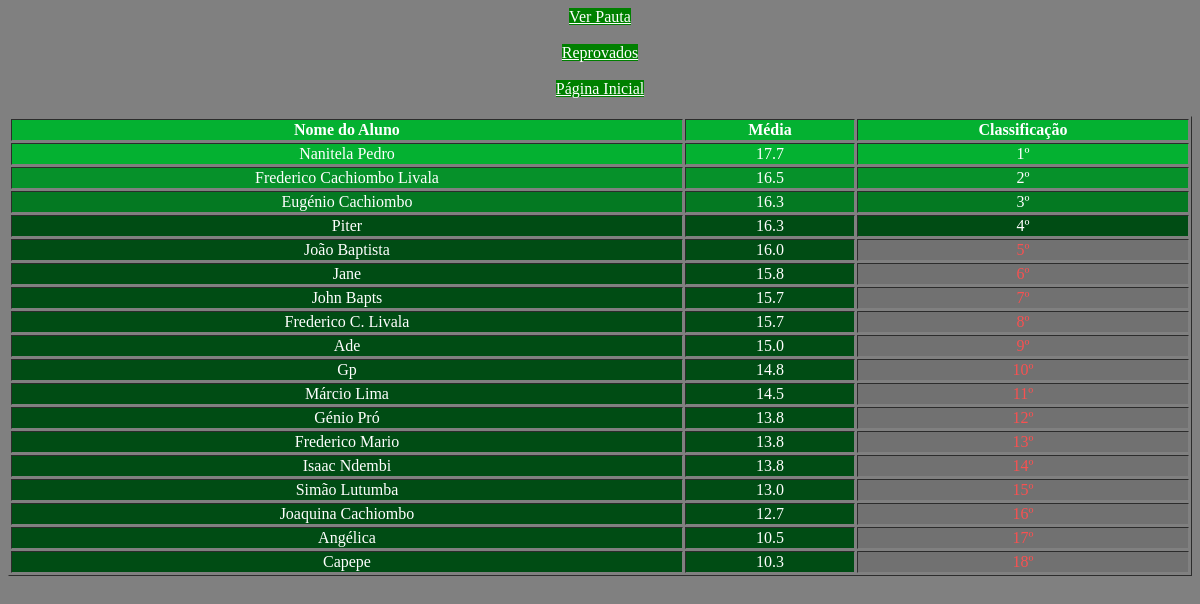
/Inicio/VerMelhor.php, run on the app's committed database.
### tables this page shows
CREATE TABLE `media` (
  `idMedia` int(11) NOT NULL,
  `nomeAluno` varchar(50) DEFAULT NULL,
  `mediaAluno` varchar(50) DEFAULT NULL
);

### Inicio/VerMelhor.php (the view, shortened to what this page needs)
<!DOCTYPE html>
<html lang="pt-br">
<head>
</head>
<body>
	<center>
	<a href="Verpauta.php" style="background: green; color: white;">Ver Pauta </a>
	</center> <br>
	<center>
	<a href="Reprovados.php" style="background: green; color: white;">Reprovados </a>
	</center> <br>
	<center>
	<a  href="Página Inicial.php" style="background: green; color: white;">
	Página Inicial
	</a>
	</center><br>
		<?php
		$con = getConexao();
		$sql = "select * from media where mediaAluno >= 9.5 order by mediaAluno desc";
		$stmt = $con->prepare($sql);
		$stmt->execute();
		$result = $stmt->fetchAll();
		$cont = 0;
		?>
		<table border="1" align="center">
				<tr id="cab">
				<th> Nome do Aluno </th>
				<th> Média </th>
				<th> Classificação </th>
				</tr>
	<?php	foreach ($result as $value) { ?>
		<tr>
		<?php $cont = $cont + 1;
		if ($cont == 1) {?>
			<td id="posinota"> <?php echo $value["nomeAluno"]?> </td>
			<td id="posinota"> <?php echo number_format($value["mediaAluno"], 1)?> </td>
			<td id="posinota"> <?php echo $cont."º"; ?></td>
	<?php	} elseif ($cont == 2) {?>
			<td id="posinota2"> <?php echo $value["nomeAluno"]?> </td>
			<td id="posinota2"> <?php echo number_format($value["mediaAluno"], 1)?> </td>
			<td id="posinota2"> <?php echo $cont."º"; ?></td>
<?php	} elseif ($cont == 3) {?>
	<td id="posinota3"> <?php echo $value["nomeAluno"]?> </td>
			<td id="posinota3"> <?php echo number_format($value["mediaAluno"], 1)?> </td>
			<td id="posinota3"> <?php echo $cont."º"; ?></td>
<?php	} elseif ($cont == 4) {?>
			<td id="posinota4"> <?php echo $value["nomeAluno"]?> </td>
			<td id="posinota4"> <?php echo number_format($value["mediaAluno"], 1)?> </td>
			<td id="posinota4"> <?php echo $cont."º"; ?></td>
<?php	} else {?>
			<td id="posinota4"> <?php echo $value["nomeAluno"]?> </td>
			<td id="posinota4"> <?php echo number_format($value["mediaAluno"], 1)?> </td>
			<td id="neganota"> <?php echo $cont."º"; ?></td>
<?php	}
		?>
		</tr>
	<?php
		}?>
</body>
</html>

### Inicio/VerMelhor.php (style rules this page uses)
table { width: 100%; text-align: center; }
body { color: white; background: gray; }
th { background: #04b131; }
td { background: #717171; }
#posinota { background: #04b131; color: white; }
#posinota2 { background: #06912a; color: white; }
#posinota3 { background: #047922; color: white; }
#posinota4 { background: #004c14; color: white; }
#neganota { background: #717171; color: #f85151; }

### data on the page
media: nomeAluno "Nanitela Pedro", mediaAluno "17.7"
media: nomeAluno "Frederico Cachiombo Livala", mediaAluno "16.5"
media: nomeAluno "Eugénio Cachiombo", mediaAluno "16.3"
media: nomeAluno "Piter", mediaAluno "16.3"
media: nomeAluno "João Baptista", mediaAluno "16.0"
media: nomeAluno "Jane", mediaAluno "15.8"
media: nomeAluno "John Bapts", mediaAluno "15.7"
media: nomeAluno "Frederico C. Livala", mediaAluno "15.7"
media: nomeAluno "Ade", mediaAluno "15.0"
media: nomeAluno "Gp", mediaAluno "14.8"
media: nomeAluno "Márcio Lima", mediaAluno "14.5"
media: nomeAluno "Génio Pró", mediaAluno "13.8"
media: nomeAluno "Frederico Mario", mediaAluno "13.8"
media: nomeAluno "Isaac Ndembi", mediaAluno "13.8"
media: nomeAluno "Simão Lutumba", mediaAluno "13.0"
media: nomeAluno "Joaquina Cachiombo", mediaAluno "12.7"
media: nomeAluno "Angélica", mediaAluno "10.5"
media: nomeAluno "Capepe", mediaAluno "10.3"
